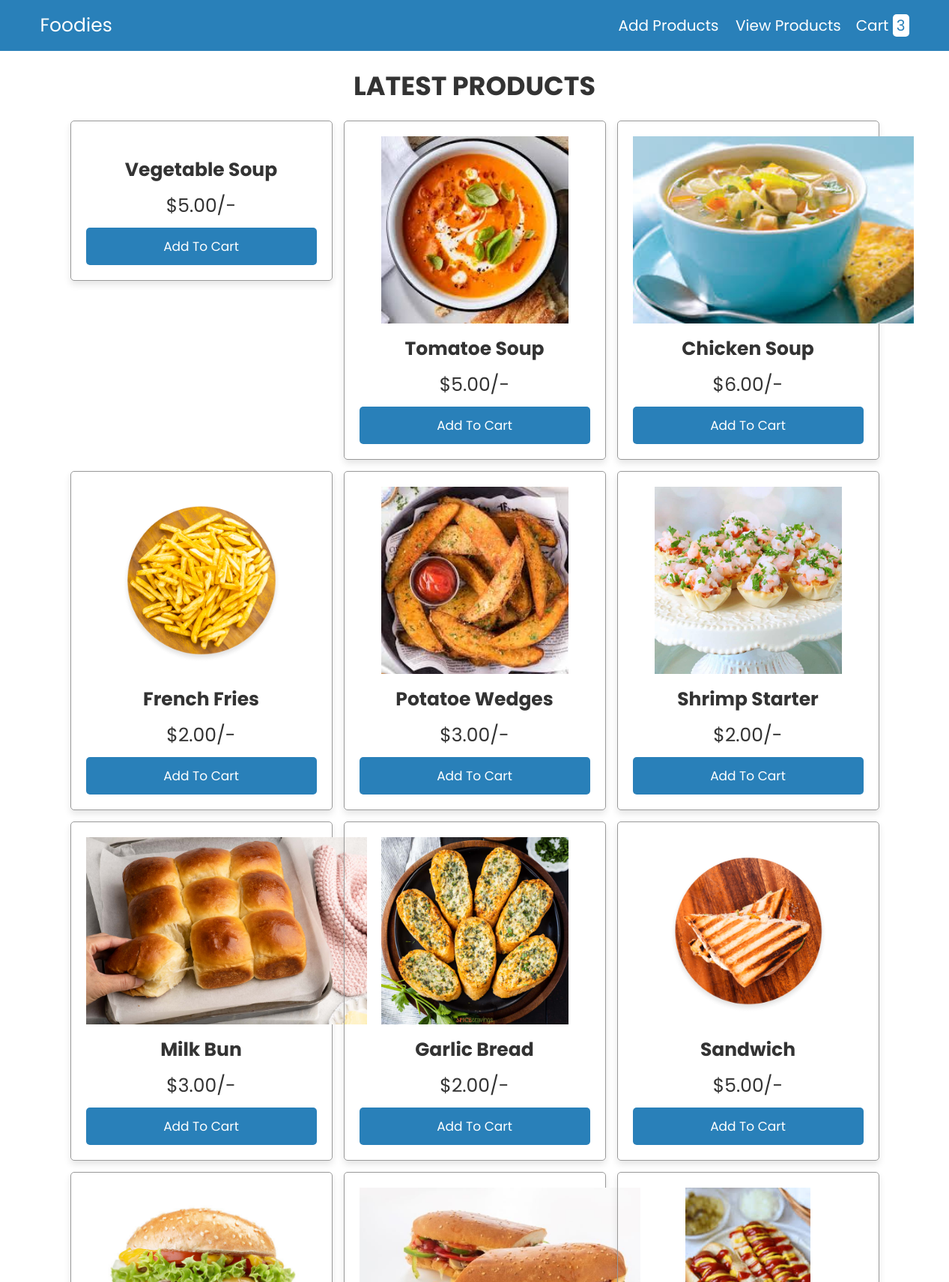
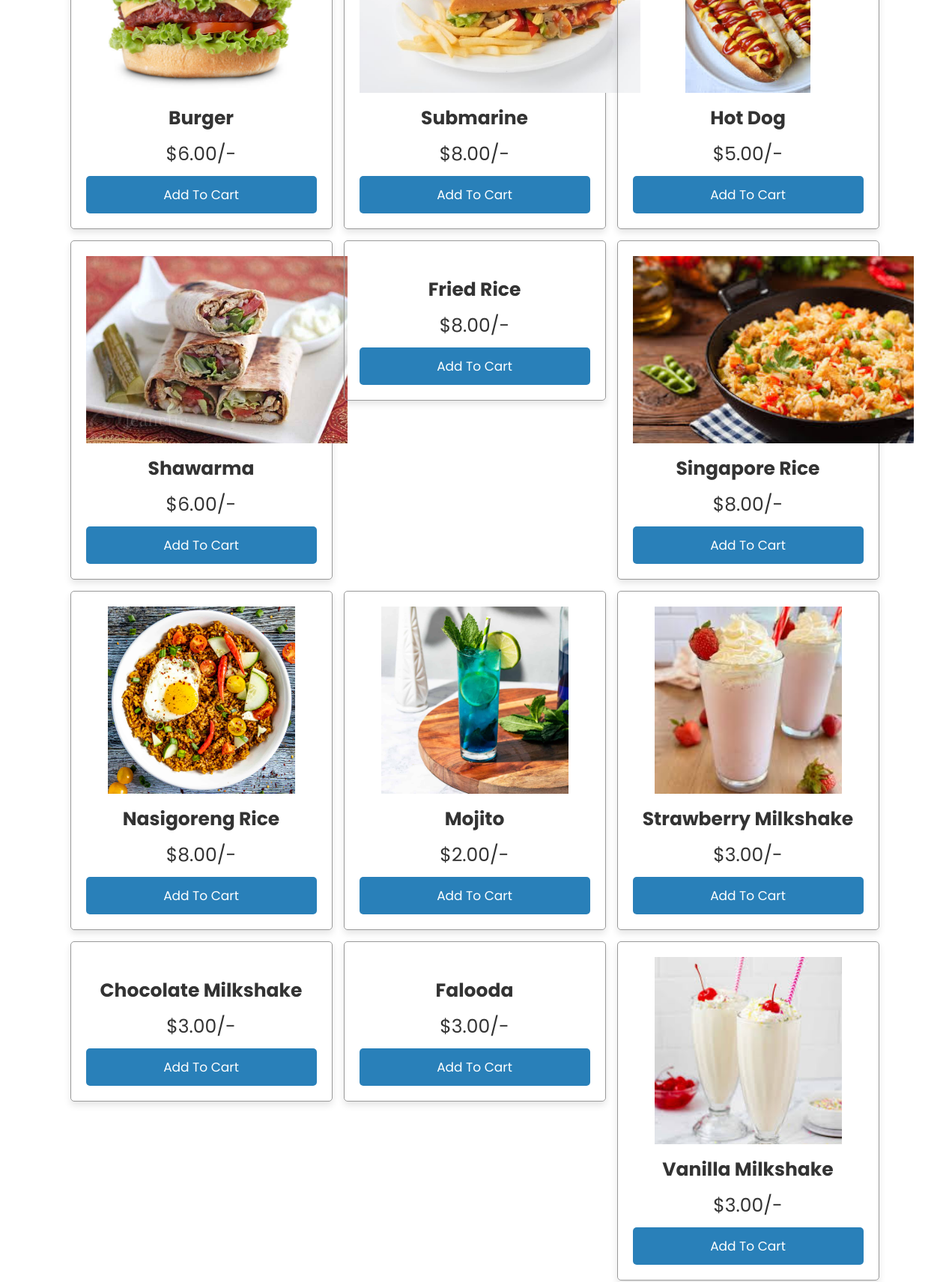
/productsamp.php (upper part), run on the app's committed database (2 pictures, top to bottom).
### tables this page shows
CREATE TABLE `products` (
  `id` int(11) NOT NULL,
  `name` varchar(255) NOT NULL,
  `price` decimal(10,2) NOT NULL,
  `image` varchar(255) DEFAULT NULL,
  `category_id` int(11) NOT NULL
);

### productsamp.php (the view, shortened to what this page needs)
<?php
include 'includes/databaseconnect.php';
?>
<!DOCTYPE html>
<html lang="en">
<head>
   <link rel="stylesheet" href="https://cdnjs.cloudflare.com/ajax/libs/font-awesome/6.0.0/css/all.min.css">
   <link rel="stylesheet" href="css/style.css">
</head>
<body>
<?php include 'head.php'; ?>
<div class="container">
<section class="products">
   <h1 class="heading">latest products</h1>
   <div class="box-container">
      <?php
      $select_products = mysqli_query($conn, "SELECT * FROM `products`");
      if(mysqli_num_rows($select_products) > 0){
         while($fetch_product = mysqli_fetch_assoc($select_products)){
      ?>
      <form action="" method="post">
         <div class="box">
            <img src="uploaded_img/<?php echo $fetch_product['image']; ?>" alt="">
            <h3><?php echo $fetch_product['name']; ?></h3>
            <div class="price">$<?php echo $fetch_product['price']; ?>/-</div>
            <input type="submit" class="btn" value="add to cart" name="add_to_cart">
         </div>
      </form>
      <?php
         };
      };
      ?>
   </div>
</section>
</div>
</body>
</html>

### css/style.css (style rules this page uses)
:root { --blue:#2980b9; --red:tomato; --orange:orange; --black:#333; --white:#fff; --bg-color:#eee; --dark-bg:rgba(0,0,0,.7); --box-shadow:0 .5rem 1rem rgba(0,0,0,.1); --border:.1rem solid #999; }
* { font-family: 'Poppins', sans-serif; margin:0; padding:0; box-sizing: border-box; outline: none; border:none; text-decoration: none; text-transform: capitalize; }
html { font-size: 62.5%; overflow-x: hidden; }
.container { max-width: 1200px; margin:0 auto; }
section { padding:2rem; }
.heading { text-align: center; font-size: 3.5rem; text-transform: uppercase; color:var(--black); margin-bottom: 2rem; }
.btn, .option-btn, .delete-btn { display: block; width: 100%; text-align: center; background-color: var(--blue); color:var(--white); font-size: 1.7rem; padding:1.2rem 3rem; border-radius: .5rem; cursor: pointer; margin-top: 1rem; }
.products .box-container { display: grid; grid-template-columns: repeat(auto-fit, 35rem); gap:1.5rem; justify-content: center; }
.products .box-container .box { text-align: center; padding:2rem; box-shadow: var(--box-shadow); border:var(--border); border-radius: .5rem; }
.products .box-container .box img { height: 25rem; }
.products .box-container .box h3 { margin:1rem 0; font-size: 2.5rem; color:var(--black); }
.products .box-container .box .price { font-size: 2.5rem; color:var(--black); }

### data on the page
products: name "Vegetable Soup", price "5.00"
products: image (picture), name "Tomatoe Soup", price "5.00"
products: image (picture), name "Chicken Soup", price "6.00"
products: image (picture), name "French Fries", price "2.00"
products: image (picture), name "Potatoe Wedges", price "3.00"
products: image (picture), name "Shrimp Starter", price "2.00"
products: image (picture), name "Milk Bun", price "3.00"
products: image (picture), name "Garlic Bread", price "2.00"
products: image (picture), name "Sandwich", price "5.00"
products: image (picture), name "Burger", price "6.00"
products: image (picture), name "Submarine", price "8.00"
products: image (picture), name "Hot Dog", price "5.00"
products: image (picture), name "Shawarma", price "6.00"
products: name "Fried Rice", price "8.00"
products: image (picture), name "Singapore Rice", price "8.00"
products: image (picture), name "Nasigoreng Rice", price "8.00"
products: image (picture), name "Mojito", price "2.00"
products: image (picture), name "Strawberry Milkshake", price "3.00"
products: name "Chocolate Milkshake", price "3.00"
products: name "Falooda", price "3.00"
products: image (picture), name "Vanilla Milkshake", price "3.00"

### other printed values
$row_count "3"
